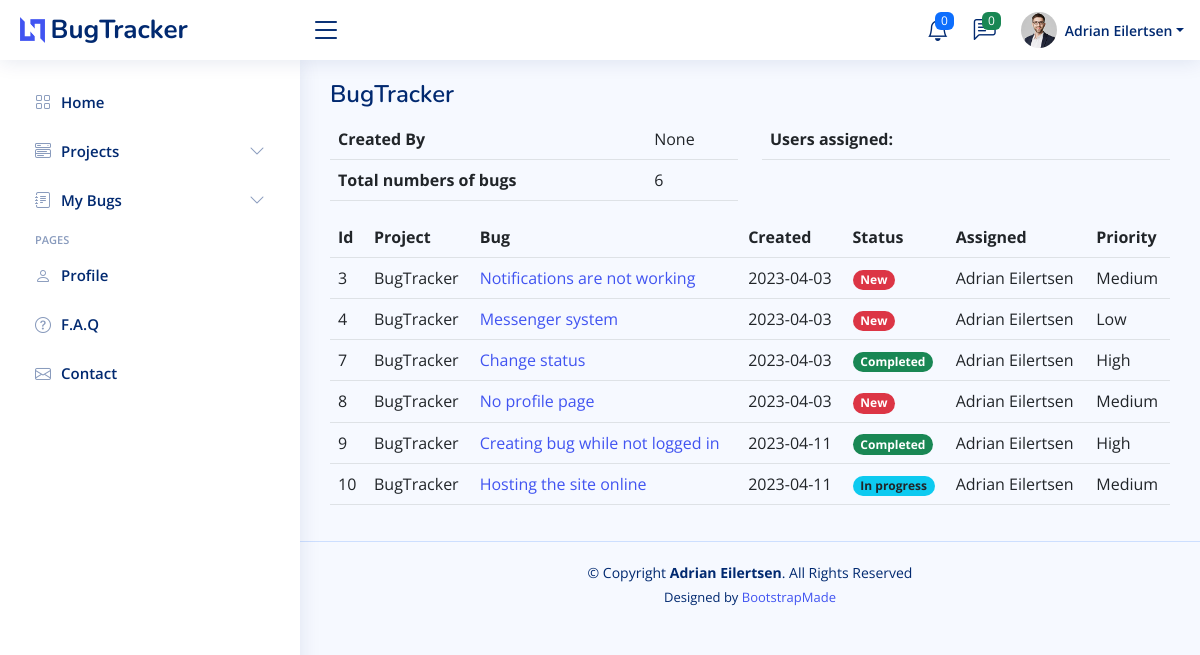
Screenshot of /project/1 (signed in) with the database file from the repository.
### main.py (models this page shows)
class User(UserMixin, db.Model):
    __tablename__ = "user"
    id = db.Column(db.Integer, primary_key=True)
    name = db.Column(db.String(250), nullable=False, unique=True)
    email = db.Column(db.String(250), unique=True, nullable=False)
    password = db.Column(db.String(250), nullable=False)
    bugs = relationship("Bug", back_populates="assigned")
    comments = relationship("Comment", back_populates="comment_author")
    projects = db.relationship("Project", secondary=project_user, back_populates="users")

class Project(db.Model):
    __tablename__ = "project"
    id = db.Column(db.Integer, primary_key=True)
    name = db.Column(db.String(250), nullable=False, unique=True)
    users = db.relationship("User", secondary=project_user, back_populates="projects")
    creator = db.Column(db.String, db.ForeignKey("user.name"))
    bugs = relationship("Bug", back_populates="project")

class Bug(db.Model):
    __tablename__ = "bug"
    id = db.Column(db.Integer, primary_key=True)
    title = db.Column(db.String(250), nullable=False)
    description = db.Column(db.String(250), nullable=False)
    reporter = db.Column(db.String, db.ForeignKey("user.name"))
    date = db.Column(db.String(250), nullable=False)
    status = db.Column(db.Integer, nullable=False)
    priority = db.Column(db.String(250), nullable=False)
    project_id = db.Column(db.String, db.ForeignKey("project.name"))
    project = relationship("Project", back_populates="bugs")
    comment = relationship("Comment", back_populates="parent_bug")
    assigned = relationship("User", back_populates="bugs")

### main.py (the view)
@app.route("/project/<int:index>", methods=["GET", "POST"])
def project(index):
    bugs_data = db.session.query(Bug).all()
    project_data = db.session.query(Project).all()
    project = Project.query.get(index)
    return render_template("project.html", bugs=bugs_data, project=project_data, current_project=project, logged_in=current_user.is_authenticated)

### main.py (called while the page is built)
@lm.user_loader
def load_user(user_id):
    return User.query.get(int(user_id))

### templates/project.html (shortened to what this page needs)
<!DOCTYPE html>
<html lang="en">
{% import "bootstrap/wtf.html" as wtf %}
{% include "header.html" %}
<body>
{% include "navbar.html" %}
<main id="main" class="main">
  <div class="pagetitle">
    <div class="row">
      <div class="col-6">
        <h1>{{ current_project.name }}</h1>
      </div>
    </div>
  </div>
  <section class="section">
    <div class="row">
      <div class="col">
        <table class="table">
          <tbody>
            <tr>
              <th scope="row">Created By</th>
              <td colspan="2">{{ current_project.creator }}</td>
            </tr>
            <tr>
              <th scope="row">Total numbers of bugs</th>
              <td colspan="2">{{ current_project.bugs|length }}</td>
            </tr>
          </tbody>
        </table>
      </div>
      <div class="col">
        <table class="table">
          <thead>
            <th scope="row">Users assigned:</th>
          </thead>
        </table>
      </div>
    </div>
  </section>
  <section class="section">
    <div class="row">
      <div class="col">
        <table class="table table-hover">
          <thead>
          <tr>
            <th scope="col">Id</th>
            <th scope="col">Project</th>
            <th scope="col">Bug</th>
            <th scope="col">Created</th>
            <th scope="col">Status</th>
            <th scope="col">Assigned</th>
            <th scope="col">Priority</th>
          </tr>
          </thead>
          <tbody>
          {% for bug in bugs %}
          {% if bug.project_id == current_project.name %}
          <tr id="tr-{{ bug.id }}">
            <td data-label="Id" scope="row">{{ bug.id }}</td>
            <td data-label="Project">{{ bug.project_id }}</td>
            <td data-label="Bug"><a href="{{ url_for('bug', index=bug.id) }}">{{ bug.title }}</a></td>
            <td data-label="Date">{{ bug.date }}</td>
            <td data-label="Status">
              {% if bug.status == 0 %}
              <span class="badge rounded-pill bg-danger">New</span>
              {% elif bug.status == 1 %}
              <span class="badge rounded-pill bg-info text-dark">In progress</span>
              {% elif bug.status == 2 %}
              <span class="badge rounded-pill bg-warning text-dark">In review</span>
              {% elif bug.status == 3 %}
              <span class="badge rounded-pill bg-success">Completed</span>
              {% endif %}
            </td>
            <td data-label="Assigned">{{ bug.assigned.name }}</td>
            <td class="table-data-hidden" data-label="Priority">{{ bug.priority }}</td>
          </tr>
          {% endif %}
          {% endfor %}
          </tbody>
        </table>
      </div>
    </div>
  </section>
</main>
{% include "footer.html" %}
</body>
</html>

### templates/navbar.html (shortened to what this page needs)
<header id="header" class="header fixed-top d-flex align-items-center">
  <div class="d-flex align-items-center justify-content-between">
    <a href="{{ url_for('home') }}" class="logo d-flex align-items-center">
      <img src="{{ url_for('static', filename='assets/img/logo.png') }}" alt="">
      <span class="d-none d-lg-block">BugTracker</span>
    </a>
    <i class="bi bi-list toggle-sidebar-btn"></i>
  </div>
  <nav class="header-nav ms-auto">
    <ul class="d-flex align-items-center">
      <li class="nav-item dropdown">
        <a class="nav-link nav-icon" href="#" data-bs-toggle="dropdown">
          <i class="bi bi-bell"></i>
          <span class="badge bg-primary badge-number">0</span>
        </a>
      </li>
      <li class="nav-item dropdown">
        <a class="nav-link nav-icon" href="#" data-bs-toggle="dropdown">
          <i class="bi bi-chat-left-text"></i>
          <span class="badge bg-success badge-number">0</span>
        </a>
      </li>
      <li class="nav-item dropdown pe-3">
        {% if not logged_in %}
        <a href="{{ url_for('login') }}" type=button class="btn btn-outline-primary">Log in</a>
        {% else %}
        <a class="nav-link nav-profile d-flex align-items-center pe-0" href="#" data-bs-toggle="dropdown">
          <img src="{{ url_for('static', filename='assets/img/profile-img.jpg') }}" alt="Profile"
               class="rounded-circle">
          <span class="d-none d-md-block dropdown-toggle ps-2">{{ current_user.name }}</span>
        </a>
          </li>
        </ul>
        {% endif %}
  </nav>
</header>
<aside id="sidebar" class="sidebar">
  <ul class="sidebar-nav" id="sidebar-nav">
    <li class="nav-item">
      <a class="nav-link collapsed" href="{{ url_for('home') }}">
        <i class="bi bi-grid"></i>
        <span>Home</span>
      </a>
    </li>
    <li class="nav-item">
      <a class="nav-link collapsed" data-bs-target="#components-nav" data-bs-toggle="collapse" href="#">
        <i class="bi bi-menu-button-wide"></i><span>Projects</span><i class="bi bi-chevron-down ms-auto"></i>
      </a>
    </li>
    <li class="nav-item">
      <a class="nav-link collapsed" data-bs-target="#forms-nav" data-bs-toggle="collapse" href="#">
        <i class="bi bi-journal-text"></i><span>My Bugs</span><i class="bi bi-chevron-down ms-auto"></i>
      </a>
    </li>
    <li class="nav-heading">Pages</li>
    <li class="nav-item">
      <a class="nav-link collapsed" href="">
        <i class="bi bi-person"></i>
        <span>Profile</span>
      </a>
    </li>
    <li class="nav-item">
      <a class="nav-link collapsed" href="">
        <i class="bi bi-question-circle"></i>
        <span>F.A.Q</span>
      </a>
    </li>
    <li class="nav-item">
      <a class="nav-link collapsed" href="">
        <i class="bi bi-envelope"></i>
        <span>Contact</span>
      </a>
    </li>
  </ul>
</aside>

### static/assets/css/style.css (style rules this page uses)
:root { scroll-behavior: smooth; }
body { font-family: "Open Sans", sans-serif; background: #f6f9ff; color: #444444; }
a { color: #4154f1; text-decoration: none; }
h1, h2, h3, h4, h5, h6 { font-family: "Nunito", sans-serif; }
#main { margin-top: 60px; padding: 20px 30px; transition: all 0.3s; }
.pagetitle { margin-bottom: 10px; }
.pagetitle h1 { font-size: 24px; margin-bottom: 0; font-weight: 600; color: #012970; }
.logo { line-height: 1; }
@media (min-width: 1200px) { .logo { width: 280px; } }
.logo img { max-height: 26px; margin-right: 6px; }
.logo span { font-size: 26px; font-weight: 700; color: #012970; font-family: "Nunito", sans-serif; }
.header { transition: all 0.5s; z-index: 997; height: 60px; box-shadow: 0px 2px 20px rgba(1, 41, 112, 0.1); background-color: #fff; padding-left: 20px; }
.header .toggle-sidebar-btn { font-size: 32px; padding-left: 10px; cursor: pointer; color: #012970; }
.header-nav ul { list-style: none; }
.header-nav>ul { margin: 0; padding: 0; }
.header-nav .nav-icon { font-size: 22px; color: #012970; margin-right: 25px; position: relative; }
.header-nav .nav-profile { color: #012970; }
.header-nav .nav-profile img { max-height: 36px; }
.header-nav .nav-profile span { font-size: 14px; font-weight: 600; }
.header-nav .badge-number { position: absolute; inset: -2px -5px auto auto; font-weight: normal; font-size: 12px; padding: 3px 6px; }
.sidebar { position: fixed; top: 60px; left: 0; bottom: 0; width: 300px; z-index: 996; transition: all 0.3s; padding: 20px; overflow-y: auto; scrollbar-width: thin; scrollbar-color: #aab7cf transparent; box-shadow: 0px 0px 20px rgba(1, 41, 112, 0.1); background-color: #fff; }
@media (min-width: 1200px) { #main, #footer { margin-left: 300px; } }
.sidebar-nav { padding: 0; margin: 0; list-style: none; }
.sidebar-nav li { padding: 0; margin: 0; list-style: none; }
.sidebar-nav .nav-item { margin-bottom: 5px; }
.sidebar-nav .nav-heading { font-size: 11px; text-transform: uppercase; color: #899bbd; font-weight: 600; margin: 10px 0 5px 15px; }
.sidebar-nav .nav-link { display: flex; align-items: center; font-size: 15px; font-weight: 600; color: #4154f1; transition: 0.3; background: #f6f9ff; padding: 10px 15px; border-radius: 4px; }
.sidebar-nav .nav-link i { font-size: 16px; margin-right: 10px; color: #4154f1; }
.sidebar-nav .nav-link.collapsed { color: #012970; background: #fff; }
.sidebar-nav .nav-link.collapsed i { color: #899bbd; }
.sidebar-nav .nav-link .bi-chevron-down { margin-right: 0; transition: transform 0.2s ease-in-out; }

### rows the page displays
User: name "Adrian Eilertsen"
Project: name "BugTracker", creator "None"
Bug: id "3", project_id "BugTracker", title "Notifications are not working", date "2023-04-03", status "New", assigned.name "Adrian Eilertsen", priority "Medium"
Bug: id "4", project_id "BugTracker", title "Messenger system", date "2023-04-03", status "New", assigned.name "Adrian Eilertsen", priority "Low"
Bug: id "7", project_id "BugTracker", title "Change status", date "2023-04-03", status "Completed", assigned.name "Adrian Eilertsen", priority "High"
Bug: id "8", project_id "BugTracker", title "No profile page", date "2023-04-03", status "New", assigned.name "Adrian Eilertsen", priority "Medium"
Bug: id "9", project_id "BugTracker", title "Creating bug while not logged in", date "2023-04-11", status "Completed", assigned.name "Adrian Eilertsen", priority "High"
Bug: id "10", project_id "BugTracker", title "Hosting the site online", date "2023-04-11", status "In progress", assigned.name "Adrian Eilertsen", priority "Medium"

### other values shown
{{ current_project.bugs|length }} "6"
